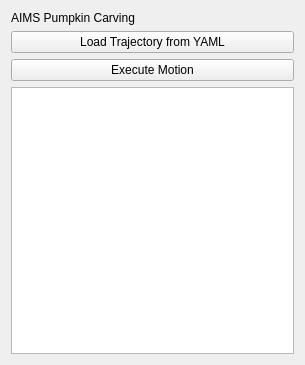
<?xml version="1.0" encoding="UTF-8"?>
<ui version="4.0">
 <class>PumpkinGUI</class>
 <widget class="QWidget" name="PumpkinGUI">
  <property name="geometry">
   <rect>
    <x>0</x>
    <y>0</y>
    <width>305</width>
    <height>365</height>
   </rect>
  </property>
  <property name="windowTitle">
   <string>Form</string>
  </property>
  <layout class="QVBoxLayout" name="verticalLayout">
   <item>
    <widget class="QLabel" name="label">
     <property name="text">
      <string>AIMS Pumpkin Carving</string>
     </property>
    </widget>
   </item>
   <item>
    <layout class="QHBoxLayout" name="horizontalLayout">
     <item>
      <widget class="QPushButton" name="load_traj_from_yaml_push_button">
       <property name="text">
        <string>Load Trajectory from YAML</string>
       </property>
      </widget>
     </item>
    </layout>
   </item>
   <item>
    <widget class="QPushButton" name="motion_exec_push_button">
     <property name="text">
      <string>Execute Motion</string>
     </property>
    </widget>
   </item>
   <item>
    <widget class="QTextEdit" name="messages_text_edit"/>
   </item>
  </layout>
 </widget>
 <resources/>
 <connections/>
</ui>
